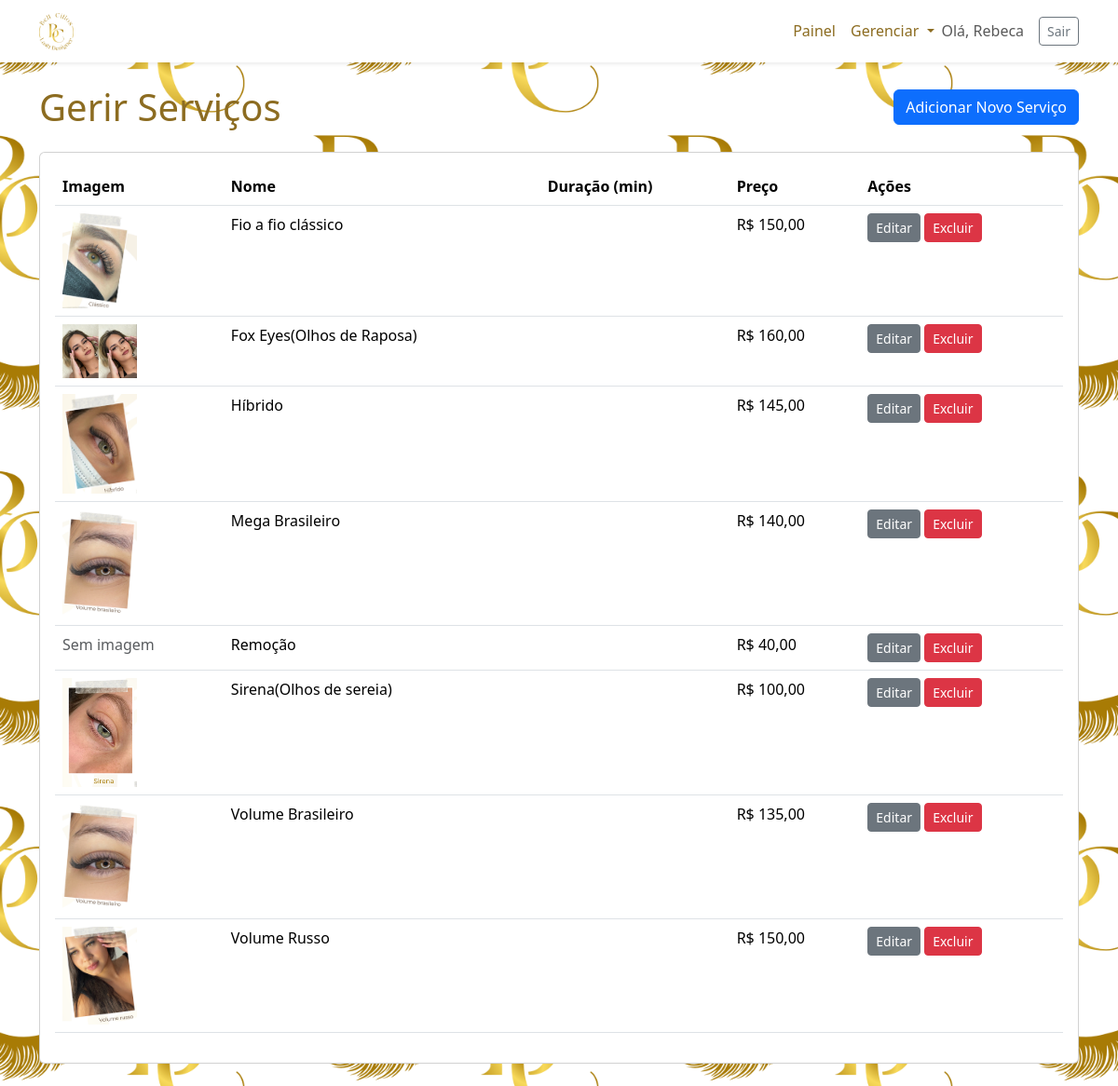
The app's page /painel/servicos/ (signed in) with its own data.
### agendamentos/models.py (models this page shows, shortened)
class Servico(models.Model):
    nome = models.CharField(max_length=100)
    descricao = models.TextField()
    preco = models.DecimalField(max_digits=6, decimal_places=2)
    imagem = models.ImageField(upload_to='servicos/', blank=True, null=True, verbose_name="Imagem do Serviço")

### agendamentos/views.py (the view)
# urls.py: path('servicos/', views.gerir_servicos, name='gerir_servicos'),
@login_required
def gerir_servicos(request):
    servicos = Servico.objects.all().order_by('nome')
    context = {'servicos': servicos}
    return render(request, 'agendamentos/gerir_servicos.html', context)

### agendamentos/templates/agendamentos/gerir_servicos.html (shortened to what this page needs)
{% extends 'agendamentos/base.html' %}
{% block content %}
    <div class="d-flex justify-content-between align-items-center mb-4">
        <h1 class="mb-0">Gerir Serviços</h1>
        <a href="{% url 'agendamentos:criar_servico' %}" class="btn btn-primary">Adicionar Novo Serviço</a>
    </div>
    <div class="card">
        <div class="card-body">
            <table class="table table-hover">
                <thead>
                    <tr>
                        <th scope="col">Imagem</th>
                        <th scope="col">Nome</th>
                        <th scope="col">Duração (min)</th>
                        <th scope="col">Preço</th>
                        <th scope="col">Ações</th>
                    </tr>
                </thead>
                <tbody>
                    {% for servico in servicos %}
                    <tr>
                        <td>
                            {% if servico.imagem %}
                                <img src="{{ servico.imagem.url }}" alt="{{ servico.nome }}" style="max-width: 80px; height: auto;">
                            {% else %}
                                <span class="text-muted">Sem imagem</span>
                            {% endif %}
                        </td>
                        <td>{{ servico.nome }}</td>
                        <td>{{ servico.duracao }}</td>
                        <td>R$ {{ servico.preco }}</td>
                        <td>
                            <a href="{% url 'agendamentos:editar_servico' servico.id %}" class="btn btn-secondary btn-sm">Editar</a>
                            <a href="{% url 'agendamentos:excluir_servico' servico.id %}" class="btn btn-danger btn-sm">Excluir</a>
                        </td>
                    </tr>
                    {% empty %}
                    <tr>
                        <td colspan="5" class="text-center">Nenhum serviço cadastrado.</td>
                    </tr>
                    {% endfor %}
                </tbody>
            </table>
        </div>
    </div>
{% endblock %}

### agendamentos/templates/agendamentos/base.html (shortened to what this page needs)
{% load static %}
<!DOCTYPE html>
<html lang="pt-br">
<head>
    <link href="https://cdn.jsdelivr.net/npm/bootstrap@5.3.3/dist/css/bootstrap.min.css" rel="stylesheet">
    <link rel="stylesheet" href="https://cdn.jsdelivr.net/npm/bootstrap-icons@1.11.3/font/bootstrap-icons.min.css">
</head>
<body>
    <nav class="navbar navbar-expand-lg navbar-light bg-white shadow-sm">
        <div class="container">
            <a class="navbar-brand" href="{% if user.is_authenticated %}{% url 'agendamentos:painel' %}{% else %}{% url 'home' %}{% endif %}">
                <img src="{% static 'agendamentos/img/submarca.png' %}" alt="Logotipo BellCilios" height="40">
            </a>
            <div class="collapse navbar-collapse" id="navbarNav">
                <ul class="navbar-nav ms-auto align-items-center">
                    {% if user.is_authenticated %}
                        <li class="nav-item">
                            <a class="nav-link" href="{% url 'agendamentos:painel' %}">Painel</a>
                        </li>
                        <li class="nav-item dropdown">
                            <a class="nav-link dropdown-toggle" href="#" id="navbarDropdown" role="button" data-bs-toggle="dropdown">
                                Gerenciar
                            </a>
                        </li>
                        <li class="nav-item">
                            <span class="navbar-text me-3">Olá, {{ user.username }}</span>
                        </li>
                        <li class="nav-item">
                             <form action="{% url 'logout' %}" method="post" class="d-flex">
                                <button type="submit" class="btn btn-outline-secondary btn-sm">Sair</button>
                            </form>
                        </li>
                    {% endif %}
                </ul>
            </div>
        </div>
    </nav>
    <main role="main" class="container py-4">
        {% block content %}{% endblock %}
    </main>
    <div class="toast-container position-fixed top-0 end-0 p-3">
    </div>
</body>
</html>

### records on screen
Servico: imagem (picture), nome "Fio a fio clássico", preco "150,00"
Servico: imagem (picture), nome "Fox Eyes(Olhos de Raposa)", preco "160,00"
Servico: imagem (picture), nome "Híbrido", preco "145,00"
Servico: imagem (picture), nome "Mega Brasileiro", preco "140,00"
Servico: imagem "Sem imagem", nome "Remoção", preco "40,00"
Servico: imagem (picture), nome "Sirena(Olhos de sereia)", preco "100,00"
Servico: imagem (picture), nome "Volume Brasileiro", preco "135,00"
Servico: imagem (picture), nome "Volume Russo", preco "150,00"

### other values on screen
{{ user.username }} "Rebeca"
